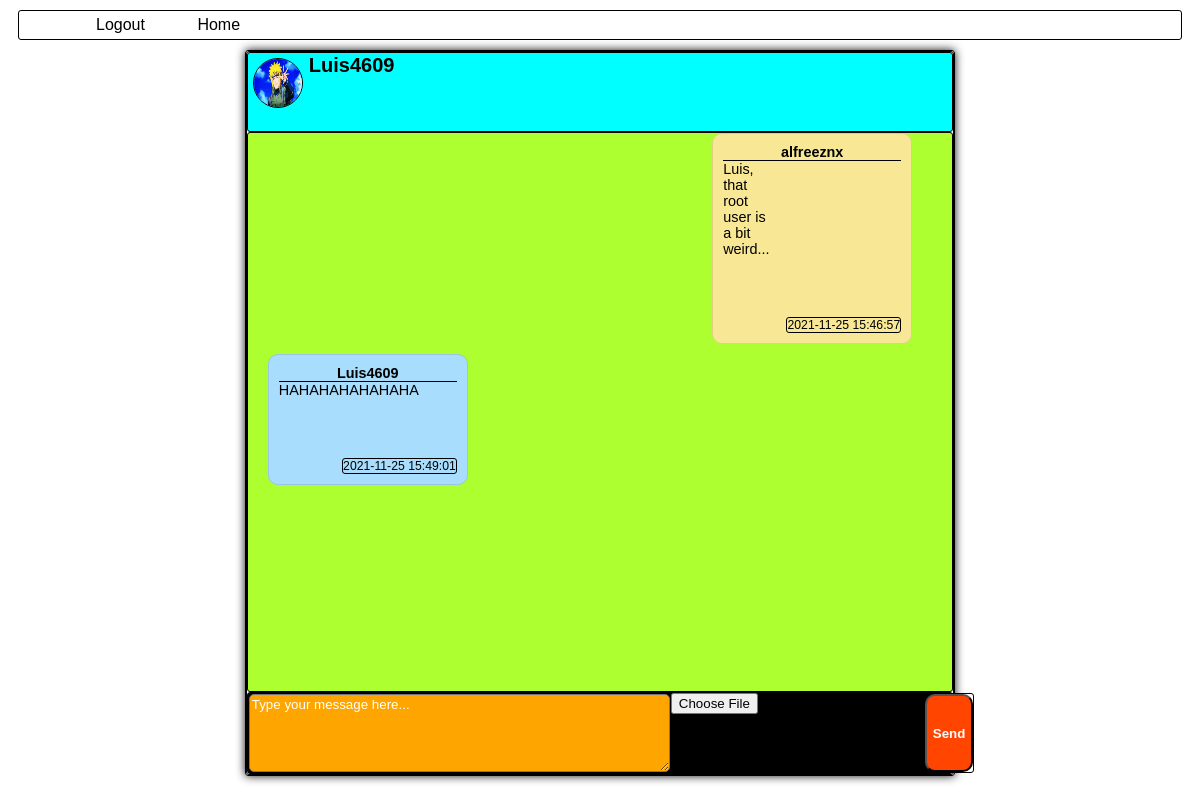
The app's page /index.php?page=current_chat&chat-id=2 (signed in) with its own data.
### tables this page shows
CREATE TABLE IF NOT EXISTS users (
  id int(10) NOT NULL AUTO_INCREMENT,
  usName varchar(30) NOT NULL,
  usSurname varchar(30) NOT NULL,
  username varchar(30) NOT NULL UNIQUE,
  email varchar(30) NOT NULL UNIQUE,
  age int(2) NOT NULL,
  telephone varchar(16) NOT NULL,
  passwd varchar(100) NOT NULL,
  pfp varchar(100) DEFAULT './assets/files/img/default/pfp_default.jpg',
  isActive BOOLEAN NOT NULL DEFAULT 0,
  usRole enum('admin', 'client') NOT NULL DEFAULT 'client',
    PRIMARY KEY (id)
);

CREATE TABLE IF NOT EXISTS messages (
  id int(10) NOT NULL AUTO_INCREMENT,
  senderID int(10) NOT NULL,
  chatID int(10) NOT NULL,
  content varchar(10000) NOT NULL,
  msgTime datetime NOT NULL,
  msgFile varchar(1000),
  isRead boolean NOT NULL DEFAULT 0,
    PRIMARY KEY (id),
    FOREIGN KEY (senderID) REFERENCES users(id) ON DELETE CASCADE ON UPDATE CASCADE,
    FOREIGN KEY (chatID) REFERENCES chats(id) ON DELETE CASCADE ON UPDATE CASCADE
);

### index.php (called while the page is built)
<?php
$page = isset($_GET['page']) && file_exists($_GET['page'] . '.php') ? $_GET['page'] : 'login';
include $page . '.php';

### current_chat.php (the view, shortened to what this page needs)
<?php
    require_once 'utilities.php';
    $userID = $_SESSION['user-id'];
    $user = $_SESSION['username'];
    if(isset($_GET['chat-id'])){
        $chatID = $_GET['chat-id'];
    } else {
        header('Location: chats.php');
    }
?>
<!DOCTYPE html>
<html lang="en">
    <head>
        <link rel="stylesheet" type="text/css" href="/project_first_term/assets/css/current_chat_style.css">
    </head>
    <body>
        <div class="nav-container">
            <nav>
                <a href="logout.php">Logout</a>
                <a href="chats.php">Home</a>
            </nav>
        </div>
        <div class="main-container">
            <div class="current-chat">
                <div class="contact-info">
                    <?php
                        $query = "SELECT count(participate_users_chats.userID), chats.alias, chats.pfp FROM chatapp.participate_users_chats
                                    INNER JOIN chatapp.chats ON participate_users_chats.chatID = chats.id
                                    WHERE chatID LIKE $chatID";
                        $result = $bd->query($query);
                        $usersCount = $result->fetch();
                        if(intval($usersCount[0]) > 2){
                            $query2 = "SELECT group_concat(users.username separator ', '), chats.alias, chats.pfp FROM chatapp.users
                                    INNER JOIN chatapp.participate_users_chats ON participate_users_chats.userID = users.id
                                    INNER JOIN chatapp.chats ON participate_users_chats.chatID = chats.id
                                    WHERE participate_users_chats.chatID LIKE '$chatID'";
                            $result2 = $bd->query($query2);
                            $groupInfo = $result2->fetch();
                            echo '
                                <a href="index.php?page=leave_groups&user-id=' . $userID . '&chat-id=' . $chatID . '">Leave</a>
                                <div class="profile-data-box">
                                    <img src="' . $groupInfo['pfp'] . '" alt="Profile picture" width="60px" height="60px">
                                    <div class="data-box">
                                        <p class="alias">' . $groupInfo['alias'] . '</p>
                                        <p class="data-item">' . $groupInfo[0] . '</p>
                                    </div>
                                </div>
                            ';
                        } else {
                            $query3 = "SELECT users.username, users.pfp FROM chatapp.users
                                    INNER JOIN chatapp.participate_users_chats ON participate_users_chats.userID = users.id
                                    INNER JOIN chatapp.chats ON participate_users_chats.chatID = chats.id
                                    WHERE participate_users_chats.chatID LIKE '$chatID' ORDER BY users.id DESC";
                            $result3 = $bd->query($query3);
                            $userInfo = $result3->fetchAll();
                            if($userInfo[0]['username'] != $user){
                                $printUser = $userInfo[0]['username'];
                                $printPfp = $userInfo[0]['pfp'];
                            } else {
                                $printUser = $userInfo[1]['username'];
                                $printPfp = $userInfo[1]['pfp'];
                            }
                            echo '
                            <div class="profile-data-box">
                                <img src="' . $printPfp . '" alt="Profile picture">
                                <div class="data-box">
                                    <p class="alias">' . $printUser . '</p>
                                </div>
                            </div>
                        ';
                        }
                    ?>
                </div>
                <div class="chat-box"  id="chat">
                    <?php
                        $query = "SELECT *, users.username FROM chatapp.messages
                                    INNER JOIN chatapp.users ON users.id = messages.senderID
                                    WHERE messages.chatID LIKE '$chatID'
                                    ORDER BY messages.msgTime";
                        $result = $bd->query($query);
                        $firstMessages = $result->fetchAll();
                        foreach($firstMessages as $msg){
                            if($msg['senderID'] == intval($userID)){
                                $containerClass = 'class="message-sent"';
                                $timestampClass = 'class="message-timestamp-right"';
                            } else{
                                $containerClass = 'class="message-received"';
                                $timestampClass = 'class="message-timestamp-left"';
                            }
                            $msgUsername = $msg['username'];
                            $msgContent = $msg['content'];
                            $msgTimestamp = $msg['msgTime'];
                            $msgFile = $msg['msgFile'];
                            if(isset($msgFile)){
                                $file = "<embed src='$msgFile' width='100px' height='60px' />";
                            } else {
                                $file = "";
                            }
                            echo "
                                    <div $containerClass>
                                        <div class='message-sender'>$msgUsername</div>
                                        <p class='message-content'>$msgContent</p>
                                        $file
                                        <div $timestampClass>$msgTimestamp</div>
                                    </div>
                                ";
                        }
                    ?>
                </div>
                <div class="send-message">
                    <form action="" method="POST" enctype="multipart/form-data" autocomplete="off">
                        <div class="message-box">
                            <textarea rows="10" cols="50" name="message" placeholder="Type your message here..." autofocus></textarea>
                        </div>
                        <input type="file" name="file">
                        <div class="send-message-button" id="send-msg">
                            <button type="submit">Send</button>
                        </div>
                    </form>
                </div>
            </div>
        </div>
    </body>
</html>

### assets/css/current_chat_style.css (style rules this page uses)
* { box-sizing: border-box; font-family: Arial, Helvetica, sans-serif; }
div { border: 1px solid black; border-radius: 3px; }
.main-container { margin: auto; margin-top: 10px; box-shadow: 0 0 10px #111; display: flex; flex-direction: row; width: 60%; }
.current-chat { width: 100%; }
.contact-info { height: 5em; background-color: cyan; }
.chat-box { height: 35em; overflow: scroll; background-color: greenyellow; }
.current-chat { display: flex; flex-direction: column; flex-wrap: nowrap; }
.send-message form { display: flex; height: 5em; background-color: black; }
.message-box, .message-box textarea { flex-grow: 2; border-radius: 5px; }
.message-box textarea { background-color: orange; color: white; }
.message-box textarea::placeholder { color: white; }
.message-box, .send-message-button { display: flex; flex-wrap: nowrap; }
.send-message-button button { background-color: orangered; color: white; font-weight: bold; border-radius: 10px; }
.message-received { display: flex; flex-wrap: wrap; flex-direction: column; margin-left: 20px; margin-bottom: 10px; padding: 10px; background-color: #A8DDFD; width: 200px; text-align: left; font: 400 .9em 'Open Sans', sans-serif; border: 1px solid #97C6E3; border-radius: 10px; }
.message-sent { display: flex; flex-wrap: wrap; flex-direction: column; margin-bottom: 10px; margin-left: calc(100% - 240px); padding: 10px; background-color: #f8e896; width: 200px; text-align: left; font: 400 .9em 'Open Sans', sans-serif; border: 1px solid #dfd087; border-radius: 10px; }
.message-content { padding: 0; margin: 0; width: 3em; }
.message-timestamp-right { justify-self: flex-end; align-self: flex-end; font-size: .85em; font-weight: 300; bottom: 5px; right: 5px; }
.message-timestamp-left { justify-self: flex-end; align-self: flex-end; font-size: .85em; font-weight: 300; bottom: 5px; left: 5px; }
.message-sender { margin: 0; padding: 0; text-align: center; font-weight: bold; border: 0; border-radius: 0; border-bottom: 1px solid black; }
.profile-data-box { display: flex; flex-wrap: wrap; border: 0; }
.data-box { display: inline; border: 0; height: 1em; padding: 1px; }
.data-box p { margin: 0; }
.alias { font-weight: bold; font-size: 20px; }
.profile-data-box img { margin: 5px; border: 1px solid black; border-radius: 500px; width: 50px; height: 50px; }
nav { background-color: white; }
.nav-container { margin: 0; background-color: white; position: sticky; top: 0px; display: flex; justify-content: space-between; align-items: center; z-index: 1; padding: 0 3em; }
nav { padding: 5px; width: 100%; height: 100%; }
.nav-container a { margin: 1.5em; display: inline; text-decoration: none; line-height: 0.2em; width: 5em; }
.nav-container a { color: black; }

### current_chat.php (style rules this page uses)
nav { background-color: white; }
.nav-container { margin: 10px;background-color: white;position: sticky; top: 0px;display: flex;justify-content: space-between; align-items: center;z-index: 1;padding: 0 3em;border: 1px solid black; }
nav { padding: 5px;width: 100%;height: 100%; }
.nav-container a { margin: 1.5em;display: inline; text-decoration: none;line-height: 0.2em;width: 5em; }
.nav-container a { color: black; }

### records on screen
users: pfp (picture), username "Luis4609"
messages: senderID.username "alfreeznx", content "Luis, that root user is a bit weird...", msgTime "2021-11-25 15:46:57"
messages: senderID.username "Luis4609", content "HAHAHAHAHAHAHA", msgTime "2021-11-25 15:49:01"
